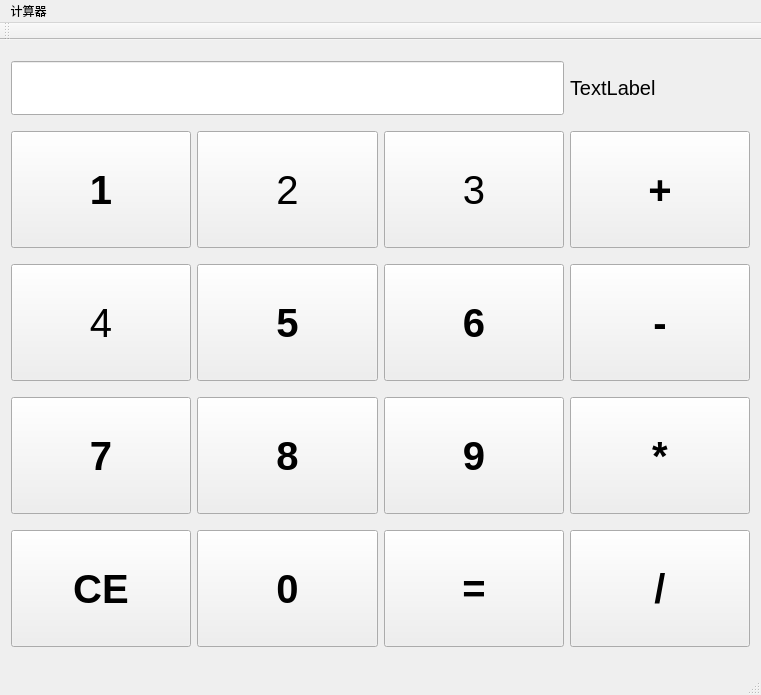
<?xml version="1.0" encoding="UTF-8"?>
<ui version="4.0">
 <class>MainWindow</class>
 <widget class="QMainWindow" name="MainWindow">
  <property name="geometry">
   <rect>
    <x>0</x>
    <y>0</y>
    <width>761</width>
    <height>695</height>
   </rect>
  </property>
  <property name="minimumSize">
   <size>
    <width>50</width>
    <height>0</height>
   </size>
  </property>
  <property name="windowTitle">
   <string>MainWindow</string>
  </property>
  <widget class="QWidget" name="centralWidget">
   <layout class="QGridLayout" name="gridLayout">
    <item row="1" column="0">
     <widget class="QPushButton" name="m_value_1">
      <property name="minimumSize">
       <size>
        <width>0</width>
        <height>117</height>
       </size>
      </property>
      <property name="font">
       <font>
        <pointsize>30</pointsize>
        <weight>75</weight>
        <bold>true</bold>
       </font>
      </property>
      <property name="text">
       <string>1</string>
      </property>
     </widget>
    </item>
    <item row="1" column="2">
     <widget class="QPushButton" name="m_value_3">
      <property name="minimumSize">
       <size>
        <width>0</width>
        <height>117</height>
       </size>
      </property>
      <property name="font">
       <font>
        <pointsize>30</pointsize>
       </font>
      </property>
      <property name="text">
       <string>3</string>
      </property>
      <property name="iconSize">
       <size>
        <width>40</width>
        <height>40</height>
       </size>
      </property>
     </widget>
    </item>
    <item row="1" column="1">
     <widget class="QPushButton" name="m_value_2">
      <property name="minimumSize">
       <size>
        <width>0</width>
        <height>117</height>
       </size>
      </property>
      <property name="font">
       <font>
        <pointsize>30</pointsize>
       </font>
      </property>
      <property name="text">
       <string>2</string>
      </property>
     </widget>
    </item>
    <item row="1" column="3">
     <widget class="QPushButton" name="m_button_add">
      <property name="minimumSize">
       <size>
        <width>0</width>
        <height>117</height>
       </size>
      </property>
      <property name="font">
       <font>
        <pointsize>30</pointsize>
        <weight>75</weight>
        <bold>true</bold>
       </font>
      </property>
      <property name="text">
       <string>+</string>
      </property>
     </widget>
    </item>
    <item row="3" column="0">
     <widget class="QPushButton" name="m_value_7">
      <property name="minimumSize">
       <size>
        <width>0</width>
        <height>117</height>
       </size>
      </property>
      <property name="font">
       <font>
        <pointsize>30</pointsize>
        <weight>75</weight>
        <bold>true</bold>
       </font>
      </property>
      <property name="text">
       <string>7</string>
      </property>
     </widget>
    </item>
    <item row="2" column="0">
     <widget class="QPushButton" name="m_value_4">
      <property name="minimumSize">
       <size>
        <width>0</width>
        <height>117</height>
       </size>
      </property>
      <property name="font">
       <font>
        <pointsize>30</pointsize>
       </font>
      </property>
      <property name="text">
       <string>4</string>
      </property>
     </widget>
    </item>
    <item row="3" column="1">
     <widget class="QPushButton" name="m_value_8">
      <property name="minimumSize">
       <size>
        <width>0</width>
        <height>117</height>
       </size>
      </property>
      <property name="font">
       <font>
        <pointsize>30</pointsize>
        <weight>75</weight>
        <bold>true</bold>
       </font>
      </property>
      <property name="text">
       <string>8</string>
      </property>
     </widget>
    </item>
    <item row="4" column="1">
     <widget class="QPushButton" name="m_value_0">
      <property name="minimumSize">
       <size>
        <width>0</width>
        <height>117</height>
       </size>
      </property>
      <property name="font">
       <font>
        <pointsize>30</pointsize>
        <weight>75</weight>
        <bold>true</bold>
       </font>
      </property>
      <property name="text">
       <string>0</string>
      </property>
     </widget>
    </item>
    <item row="2" column="1">
     <widget class="QPushButton" name="m_value_5">
      <property name="minimumSize">
       <size>
        <width>0</width>
        <height>117</height>
       </size>
      </property>
      <property name="font">
       <font>
        <pointsize>30</pointsize>
        <weight>75</weight>
        <bold>true</bold>
       </font>
      </property>
      <property name="text">
       <string>5</string>
      </property>
     </widget>
    </item>
    <item row="2" column="2">
     <widget class="QPushButton" name="m_value_6">
      <property name="minimumSize">
       <size>
        <width>0</width>
        <height>117</height>
       </size>
      </property>
      <property name="font">
       <font>
        <pointsize>30</pointsize>
        <weight>75</weight>
        <bold>true</bold>
       </font>
      </property>
      <property name="text">
       <string>6</string>
      </property>
     </widget>
    </item>
    <item row="2" column="3">
     <widget class="QPushButton" name="m_button_minus">
      <property name="minimumSize">
       <size>
        <width>0</width>
        <height>117</height>
       </size>
      </property>
      <property name="font">
       <font>
        <pointsize>30</pointsize>
        <weight>75</weight>
        <bold>true</bold>
       </font>
      </property>
      <property name="text">
       <string>-</string>
      </property>
     </widget>
    </item>
    <item row="3" column="2">
     <widget class="QPushButton" name="m_value_9">
      <property name="minimumSize">
       <size>
        <width>0</width>
        <height>117</height>
       </size>
      </property>
      <property name="font">
       <font>
        <pointsize>30</pointsize>
        <weight>75</weight>
        <bold>true</bold>
       </font>
      </property>
      <property name="text">
       <string>9</string>
      </property>
     </widget>
    </item>
    <item row="3" column="3">
     <widget class="QPushButton" name="m_button_multiply">
      <property name="minimumSize">
       <size>
        <width>0</width>
        <height>117</height>
       </size>
      </property>
      <property name="font">
       <font>
        <pointsize>30</pointsize>
        <weight>75</weight>
        <bold>true</bold>
       </font>
      </property>
      <property name="text">
       <string>*</string>
      </property>
     </widget>
    </item>
    <item row="4" column="0">
     <widget class="QPushButton" name="m_button_ce">
      <property name="minimumSize">
       <size>
        <width>0</width>
        <height>117</height>
       </size>
      </property>
      <property name="font">
       <font>
        <pointsize>30</pointsize>
        <weight>75</weight>
        <bold>true</bold>
       </font>
      </property>
      <property name="text">
       <string>CE</string>
      </property>
     </widget>
    </item>
    <item row="4" column="2">
     <widget class="QPushButton" name="pushButton_15">
      <property name="minimumSize">
       <size>
        <width>0</width>
        <height>117</height>
       </size>
      </property>
      <property name="font">
       <font>
        <pointsize>30</pointsize>
        <weight>75</weight>
        <bold>true</bold>
       </font>
      </property>
      <property name="text">
       <string>=</string>
      </property>
     </widget>
    </item>
    <item row="4" column="3">
     <widget class="QPushButton" name="m_button_divide">
      <property name="minimumSize">
       <size>
        <width>0</width>
        <height>117</height>
       </size>
      </property>
      <property name="font">
       <font>
        <pointsize>30</pointsize>
        <weight>75</weight>
        <bold>true</bold>
       </font>
      </property>
      <property name="text">
       <string>/</string>
      </property>
     </widget>
    </item>
    <item row="0" column="0" colspan="3">
     <widget class="QLineEdit" name="m_expression">
      <property name="minimumSize">
       <size>
        <width>0</width>
        <height>40</height>
       </size>
      </property>
      <property name="font">
       <font>
        <pointsize>30</pointsize>
        <weight>75</weight>
        <bold>true</bold>
       </font>
      </property>
     </widget>
    </item>
    <item row="0" column="3">
     <widget class="QLabel" name="m_answer">
      <property name="font">
       <font>
        <pointsize>15</pointsize>
       </font>
      </property>
      <property name="text">
       <string>TextLabel</string>
      </property>
     </widget>
    </item>
   </layout>
  </widget>
  <widget class="QMenuBar" name="menuBar">
   <property name="geometry">
    <rect>
     <x>0</x>
     <y>0</y>
     <width>761</width>
     <height>26</height>
    </rect>
   </property>
   <widget class="QMenu" name="menu">
    <property name="title">
     <string>计算器</string>
    </property>
   </widget>
   <addaction name="menu"/>
  </widget>
  <widget class="QToolBar" name="mainToolBar">
   <attribute name="toolBarArea">
    <enum>TopToolBarArea</enum>
   </attribute>
   <attribute name="toolBarBreak">
    <bool>false</bool>
   </attribute>
  </widget>
  <widget class="QStatusBar" name="statusBar"/>
 </widget>
 <layoutdefault spacing="6" margin="11"/>
 <resources/>
 <connections/>
</ui>
